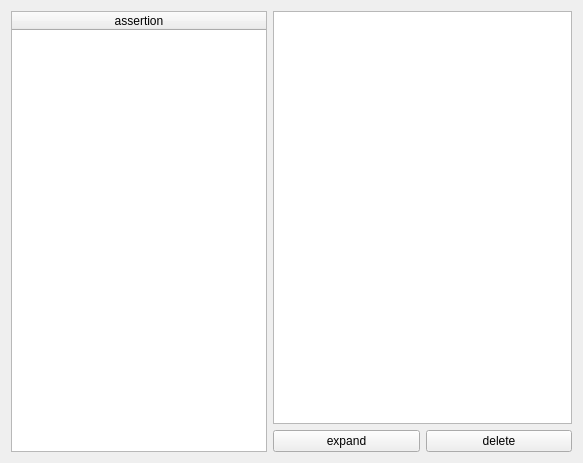
<?xml version="1.0" encoding="UTF-8"?>
<ui version="4.0">
 <class>HypNode</class>
 <widget class="QWidget" name="HypNode">
  <property name="geometry">
   <rect>
    <x>0</x>
    <y>0</y>
    <width>583</width>
    <height>463</height>
   </rect>
  </property>
  <layout class="QVBoxLayout" name="verticalLayout_2">
   <item>
    <layout class="QHBoxLayout" name="horizontalLayout_2">
     <item>
      <widget class="QTableWidget" name="variantTableWidget">
       <property name="sizePolicy">
        <sizepolicy hsizetype="Fixed" vsizetype="Expanding">
         <horstretch>0</horstretch>
         <verstretch>0</verstretch>
        </sizepolicy>
       </property>
       <property name="showGrid">
        <bool>false</bool>
       </property>
       <attribute name="horizontalHeaderVisible">
        <bool>true</bool>
       </attribute>
       <attribute name="horizontalHeaderStretchLastSection">
        <bool>true</bool>
       </attribute>
       <attribute name="verticalHeaderVisible">
        <bool>false</bool>
       </attribute>
       <attribute name="verticalHeaderStretchLastSection">
        <bool>false</bool>
       </attribute>
       <column>
        <property name="text">
         <string>assertion</string>
        </property>
        <property name="textAlignment">
         <set>AlignCenter</set>
        </property>
       </column>
      </widget>
     </item>
     <item>
      <layout class="QVBoxLayout" name="verticalLayout">
       <item>
        <widget class="QPlainTextEdit" name="assertionTextEdit">
         <property name="textInteractionFlags">
          <set>Qt::TextSelectableByKeyboard|Qt::TextSelectableByMouse</set>
         </property>
        </widget>
       </item>
       <item>
        <layout class="QHBoxLayout" name="horizontalLayout">
         <item>
          <widget class="QPushButton" name="expandNode">
           <property name="text">
            <string>expand</string>
           </property>
          </widget>
         </item>
         <item>
          <widget class="QPushButton" name="deleteNode">
           <property name="text">
            <string>delete</string>
           </property>
          </widget>
         </item>
        </layout>
       </item>
      </layout>
     </item>
    </layout>
   </item>
  </layout>
 </widget>
 <resources/>
 <connections/>
</ui>
